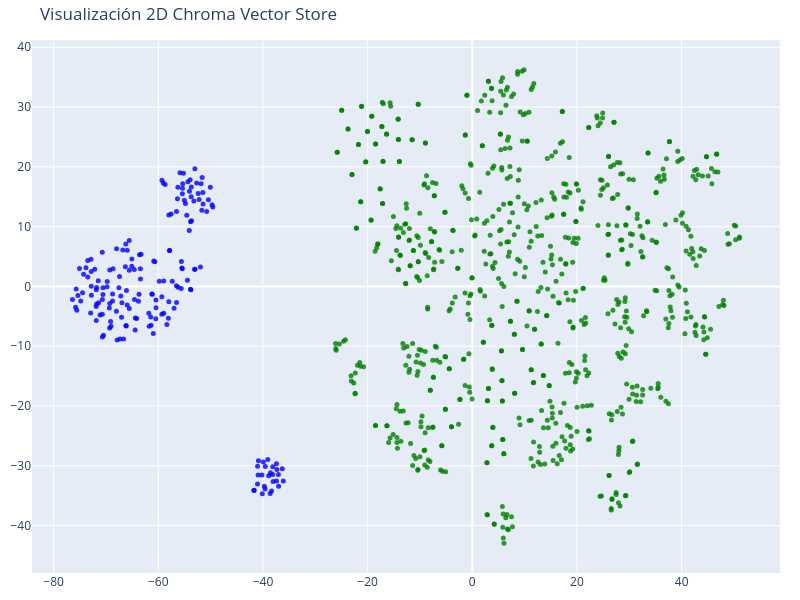

The notebook cell saved with this chart:
### Code cell
# ¡A los humanos nos resulta más fácil visualizar cosas en 2D!
# Reducir la dimensionalidad de los vectores a 2D usando t-SNE
# (incrustación de vecinos estocásticos distribuidos en t)

tsne = TSNE(n_components=2, random_state=42)
reduced_vectors = tsne.fit_transform(vectors)

# Create the 2D scatter plot
fig = go.Figure(data=[go.Scatter(
    x=reduced_vectors[:, 0],
    y=reduced_vectors[:, 1],
    mode='markers',
    marker=dict(
        size=5,
        color=colors,
        opacity=0.8
    ),
    text=[f"Type: {t}<br>Text: {d[:100]}..." for t, d in zip(doc_types, documents)],
    hoverinfo='text'
)])

fig.update_layout(
    title='Visualización 2D Chroma Vector Store',
    scene=dict(xaxis_title='x',yaxis_title='y'),
    width=800,
    height=600,
    margin=dict(r=20, b=10, l=10, t=40)
)

fig.show()

### Figure 1 — Plotly figure (JSON) as saved in the notebook; plotly's stock layout.template omitted (floating-point values rounded to 4 significant figures; data arrays with more than 128 entries replaced by an {"elided": "..."} marker saying what was removed)
{"data": [{"hoverinfo": "text", "marker": {"color": {"elided": "965 str values"}, "opacity": 0.8, "size": 5}, "mode": "markers", "text": {"elided": "965 str values"}, "type": "scatter", "x": {"elided": "965 float values"}, "y": {"elided": "965 float values"}}], "layout": {"height": 600, "margin": {"b": 10, "l": 10, "r": 20, "t": 40}, "scene": {"xaxis": {"title": {"text": "x"}}, "yaxis": {"title": {"text": "y"}}}, "title": {"text": "Visualización 2D Chroma Vector Store"}, "width": 800}}
